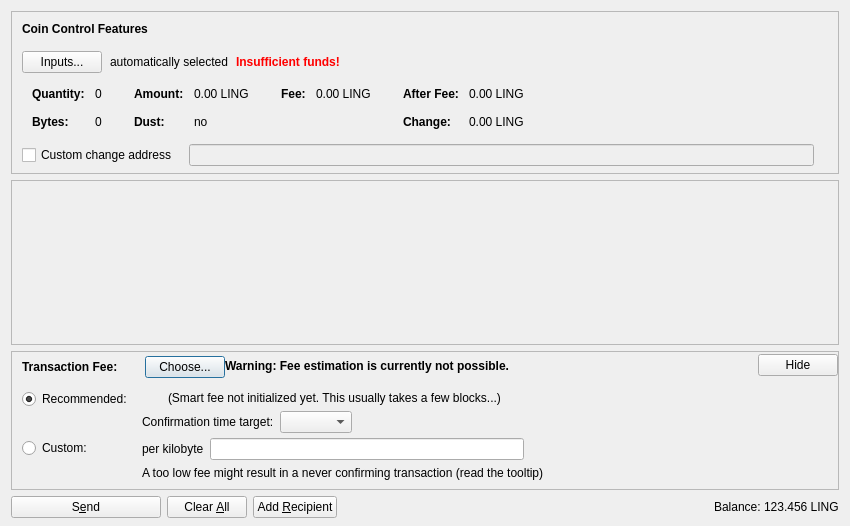
<?xml version="1.0" encoding="UTF-8"?>
<ui version="4.0">
 <class>SendCoinsDialog</class>
 <widget class="QDialog" name="SendCoinsDialog">
  <property name="geometry">
   <rect>
    <x>0</x>
    <y>0</y>
    <width>850</width>
    <height>526</height>
   </rect>
  </property>
  <property name="windowTitle">
   <string>Send Coins</string>
  </property>
  <layout class="QVBoxLayout" name="verticalLayout" stretch="0,1,0,0">
   <property name="bottomMargin">
    <number>8</number>
   </property>
   <item>
    <widget class="QFrame" name="frameCoinControl">
     <property name="sizePolicy">
      <sizepolicy hsizetype="Expanding" vsizetype="Expanding">
       <horstretch>0</horstretch>
       <verstretch>0</verstretch>
      </sizepolicy>
     </property>
     <property name="maximumSize">
      <size>
       <width>16777215</width>
       <height>16777215</height>
      </size>
     </property>
     <property name="frameShape">
      <enum>QFrame::StyledPanel</enum>
     </property>
     <property name="frameShadow">
      <enum>QFrame::Sunken</enum>
     </property>
     <layout class="QVBoxLayout" name="verticalLayoutCoinControl2">
      <property name="spacing">
       <number>0</number>
      </property>
      <property name="leftMargin">
       <number>0</number>
      </property>
      <property name="topMargin">
       <number>0</number>
      </property>
      <property name="rightMargin">
       <number>0</number>
      </property>
      <property name="bottomMargin">
       <number>6</number>
      </property>
      <item>
       <layout class="QVBoxLayout" name="verticalLayoutCoinControl" stretch="0,0,0,0,1">
        <property name="spacing">
         <number>0</number>
        </property>
        <property name="leftMargin">
         <number>10</number>
        </property>
        <property name="topMargin">
         <number>10</number>
        </property>
        <item>
         <layout class="QHBoxLayout" name="horizontalLayoutCoinControl1">
          <property name="bottomMargin">
           <number>15</number>
          </property>
          <item>
           <widget class="QLabel" name="labelCoinControlFeatures">
            <property name="sizePolicy">
             <sizepolicy hsizetype="Preferred" vsizetype="Maximum">
              <horstretch>0</horstretch>
              <verstretch>0</verstretch>
             </sizepolicy>
            </property>
            <property name="font">
             <font>
              <weight>75</weight>
              <bold>true</bold>
             </font>
            </property>
            <property name="styleSheet">
             <string notr="true">font-weight:bold;</string>
            </property>
            <property name="text">
             <string>Coin Control Features</string>
            </property>
           </widget>
          </item>
         </layout>
        </item>
        <item>
         <layout class="QHBoxLayout" name="horizontalLayoutCoinControl2" stretch="0,0,0,0">
          <property name="spacing">
           <number>8</number>
          </property>
          <property name="bottomMargin">
           <number>10</number>
          </property>
          <item>
           <widget class="QPushButton" name="pushButtonCoinControl">
            <property name="styleSheet">
             <string notr="true"/>
            </property>
            <property name="text">
             <string>Inputs...</string>
            </property>
            <property name="autoDefault">
             <bool>false</bool>
            </property>
           </widget>
          </item>
          <item>
           <widget class="QLabel" name="labelCoinControlAutomaticallySelected">
            <property name="text">
             <string>automatically selected</string>
            </property>
            <property name="margin">
             <number>5</number>
            </property>
           </widget>
          </item>
          <item>
           <widget class="QLabel" name="labelCoinControlInsuffFunds">
            <property name="font">
             <font>
              <weight>75</weight>
              <bold>true</bold>
             </font>
            </property>
            <property name="styleSheet">
             <string notr="true">color:red;font-weight:bold;</string>
            </property>
            <property name="text">
             <string>Insufficient funds!</string>
            </property>
            <property name="margin">
             <number>5</number>
            </property>
           </widget>
          </item>
          <item>
           <spacer name="horizontalSpacerCoinControl">
            <property name="orientation">
             <enum>Qt::Horizontal</enum>
            </property>
            <property name="sizeHint" stdset="0">
             <size>
              <width>40</width>
              <height>1</height>
             </size>
            </property>
           </spacer>
          </item>
         </layout>
        </item>
        <item>
         <widget class="QWidget" name="widgetCoinControl" native="true">
          <property name="sizePolicy">
           <sizepolicy hsizetype="Preferred" vsizetype="Preferred">
            <horstretch>0</horstretch>
            <verstretch>0</verstretch>
           </sizepolicy>
          </property>
          <property name="minimumSize">
           <size>
            <width>0</width>
            <height>0</height>
           </size>
          </property>
          <property name="styleSheet">
           <string notr="true"/>
          </property>
          <layout class="QHBoxLayout" name="horizontalLayoutCoinControl5">
           <property name="leftMargin">
            <number>0</number>
           </property>
           <property name="topMargin">
            <number>0</number>
           </property>
           <property name="rightMargin">
            <number>0</number>
           </property>
           <property name="bottomMargin">
            <number>0</number>
           </property>
           <item>
            <layout class="QHBoxLayout" name="horizontalLayoutCoinControl3" stretch="0,0,0,1">
             <property name="spacing">
              <number>20</number>
             </property>
             <property name="topMargin">
              <number>0</number>
             </property>
             <property name="bottomMargin">
              <number>10</number>
             </property>
             <item>
              <layout class="QFormLayout" name="formLayoutCoinControl1">
               <property name="horizontalSpacing">
                <number>10</number>
               </property>
               <property name="verticalSpacing">
                <number>14</number>
               </property>
               <property name="leftMargin">
                <number>10</number>
               </property>
               <property name="topMargin">
                <number>4</number>
               </property>
               <property name="rightMargin">
                <number>6</number>
               </property>
               <item row="0" column="0">
                <widget class="QLabel" name="labelCoinControlQuantityText">
                 <property name="font">
                  <font>
                   <weight>75</weight>
                   <bold>true</bold>
                  </font>
                 </property>
                 <property name="text">
                  <string>Quantity:</string>
                 </property>
                 <property name="margin">
                  <number>0</number>
                 </property>
                </widget>
               </item>
               <item row="0" column="1">
                <widget class="QLabel" name="labelCoinControlQuantity">
                 <property name="cursor">
                  <cursorShape>IBeamCursor</cursorShape>
                 </property>
                 <property name="contextMenuPolicy">
                  <enum>Qt::ActionsContextMenu</enum>
                 </property>
                 <property name="text">
                  <string notr="true">0</string>
                 </property>
                 <property name="margin">
                  <number>0</number>
                 </property>
                 <property name="textInteractionFlags">
                  <set>Qt::LinksAccessibleByMouse|Qt::TextSelectableByKeyboard|Qt::TextSelectableByMouse</set>
                 </property>
                </widget>
               </item>
               <item row="1" column="0">
                <widget class="QLabel" name="labelCoinControlBytesText">
                 <property name="font">
                  <font>
                   <weight>75</weight>
                   <bold>true</bold>
                  </font>
                 </property>
                 <property name="text">
                  <string>Bytes:</string>
                 </property>
                </widget>
               </item>
               <item row="1" column="1">
                <widget class="QLabel" name="labelCoinControlBytes">
                 <property name="cursor">
                  <cursorShape>IBeamCursor</cursorShape>
                 </property>
                 <property name="contextMenuPolicy">
                  <enum>Qt::ActionsContextMenu</enum>
                 </property>
                 <property name="text">
                  <string notr="true">0</string>
                 </property>
                 <property name="textInteractionFlags">
                  <set>Qt::LinksAccessibleByMouse|Qt::TextSelectableByKeyboard|Qt::TextSelectableByMouse</set>
                 </property>
                </widget>
               </item>
              </layout>
             </item>
             <item>
              <layout class="QFormLayout" name="formLayoutCoinControl2">
               <property name="horizontalSpacing">
                <number>10</number>
               </property>
               <property name="verticalSpacing">
                <number>14</number>
               </property>
               <property name="leftMargin">
                <number>6</number>
               </property>
               <property name="topMargin">
                <number>4</number>
               </property>
               <property name="rightMargin">
                <number>6</number>
               </property>
               <item row="0" column="0">
                <widget class="QLabel" name="labelCoinControlAmountText">
                 <property name="font">
                  <font>
                   <weight>75</weight>
                   <bold>true</bold>
                  </font>
                 </property>
                 <property name="text">
                  <string>Amount:</string>
                 </property>
                 <property name="margin">
                  <number>0</number>
                 </property>
                </widget>
               </item>
               <item row="0" column="1">
                <widget class="QLabel" name="labelCoinControlAmount">
                 <property name="cursor">
                  <cursorShape>IBeamCursor</cursorShape>
                 </property>
                 <property name="contextMenuPolicy">
                  <enum>Qt::ActionsContextMenu</enum>
                 </property>
                 <property name="text">
                  <string notr="true">0.00 LING</string>
                 </property>
                 <property name="textInteractionFlags">
                  <set>Qt::LinksAccessibleByMouse|Qt::TextSelectableByKeyboard|Qt::TextSelectableByMouse</set>
                 </property>
                </widget>
               </item>
               <item row="1" column="0">
                <widget class="QLabel" name="labelCoinControlLowOutputText">
                 <property name="font">
                  <font>
                   <weight>75</weight>
                   <bold>true</bold>
                  </font>
                 </property>
                 <property name="text">
                  <string>Dust:</string>
                 </property>
                </widget>
               </item>
               <item row="1" column="1">
                <widget class="QLabel" name="labelCoinControlLowOutput">
                 <property name="cursor">
                  <cursorShape>IBeamCursor</cursorShape>
                 </property>
                 <property name="contextMenuPolicy">
                  <enum>Qt::ActionsContextMenu</enum>
                 </property>
                 <property name="text">
                  <string notr="true">no</string>
                 </property>
                 <property name="textInteractionFlags">
                  <set>Qt::LinksAccessibleByMouse|Qt::TextSelectableByKeyboard|Qt::TextSelectableByMouse</set>
                 </property>
                </widget>
               </item>
              </layout>
             </item>
             <item>
              <layout class="QFormLayout" name="formLayoutCoinControl3">
               <property name="horizontalSpacing">
                <number>10</number>
               </property>
               <property name="verticalSpacing">
                <number>14</number>
               </property>
               <property name="leftMargin">
                <number>6</number>
               </property>
               <property name="topMargin">
                <number>4</number>
               </property>
               <property name="rightMargin">
                <number>6</number>
               </property>
               <item row="0" column="0">
                <widget class="QLabel" name="labelCoinControlFeeText">
                 <property name="font">
                  <font>
                   <weight>75</weight>
                   <bold>true</bold>
                  </font>
                 </property>
                 <property name="text">
                  <string>Fee:</string>
                 </property>
                 <property name="margin">
                  <number>0</number>
                 </property>
                </widget>
               </item>
               <item row="0" column="1">
                <widget class="QLabel" name="labelCoinControlFee">
                 <property name="cursor">
                  <cursorShape>IBeamCursor</cursorShape>
                 </property>
                 <property name="contextMenuPolicy">
                  <enum>Qt::ActionsContextMenu</enum>
                 </property>
                 <property name="text">
                  <string notr="true">0.00 LING</string>
                 </property>
                 <property name="textInteractionFlags">
                  <set>Qt::LinksAccessibleByMouse|Qt::TextSelectableByKeyboard|Qt::TextSelectableByMouse</set>
                 </property>
                </widget>
               </item>
              </layout>
             </item>
             <item>
              <layout class="QFormLayout" name="formLayoutCoinControl4">
               <property name="horizontalSpacing">
                <number>10</number>
               </property>
               <property name="verticalSpacing">
                <number>14</number>
               </property>
               <property name="leftMargin">
                <number>6</number>
               </property>
               <property name="topMargin">
                <number>4</number>
               </property>
               <property name="rightMargin">
                <number>6</number>
               </property>
               <item row="0" column="0">
                <widget class="QLabel" name="labelCoinControlAfterFeeText">
                 <property name="font">
                  <font>
                   <weight>75</weight>
                   <bold>true</bold>
                  </font>
                 </property>
                 <property name="text">
                  <string>After Fee:</string>
                 </property>
                 <property name="margin">
                  <number>0</number>
                 </property>
                </widget>
               </item>
               <item row="0" column="1">
                <widget class="QLabel" name="labelCoinControlAfterFee">
                 <property name="cursor">
                  <cursorShape>IBeamCursor</cursorShape>
                 </property>
                 <property name="contextMenuPolicy">
                  <enum>Qt::ActionsContextMenu</enum>
                 </property>
                 <property name="text">
                  <string notr="true">0.00 LING</string>
                 </property>
                 <property name="textInteractionFlags">
                  <set>Qt::LinksAccessibleByMouse|Qt::TextSelectableByKeyboard|Qt::TextSelectableByMouse</set>
                 </property>
                </widget>
               </item>
               <item row="1" column="0">
                <widget class="QLabel" name="labelCoinControlChangeText">
                 <property name="font">
                  <font>
                   <weight>75</weight>
                   <bold>true</bold>
                  </font>
                 </property>
                 <property name="text">
                  <string>Change:</string>
                 </property>
                </widget>
               </item>
               <item row="1" column="1">
                <widget class="QLabel" name="labelCoinControlChange">
                 <property name="cursor">
                  <cursorShape>IBeamCursor</cursorShape>
                 </property>
                 <property name="contextMenuPolicy">
                  <enum>Qt::ActionsContextMenu</enum>
                 </property>
                 <property name="text">
                  <string notr="true">0.00 LING</string>
                 </property>
                 <property name="textInteractionFlags">
                  <set>Qt::LinksAccessibleByMouse|Qt::TextSelectableByKeyboard|Qt::TextSelectableByMouse</set>
                 </property>
                </widget>
               </item>
              </layout>
             </item>
            </layout>
           </item>
          </layout>
         </widget>
        </item>
        <item>
         <layout class="QHBoxLayout" name="horizontalLayoutCoinControl4" stretch="0,0,0">
          <property name="spacing">
           <number>12</number>
          </property>
          <property name="sizeConstraint">
           <enum>QLayout::SetDefaultConstraint</enum>
          </property>
          <property name="topMargin">
           <number>5</number>
          </property>
          <property name="rightMargin">
           <number>5</number>
          </property>
          <item>
           <widget class="QCheckBox" name="checkBoxCoinControlChange">
            <property name="toolTip">
             <string>If this is activated, but the change address is empty or invalid, change will be sent to a newly generated address.</string>
            </property>
            <property name="text">
             <string>Custom change address</string>
            </property>
           </widget>
          </item>
          <item>
           <widget class="QValidatedLineEdit" name="lineEditCoinControlChange">
            <property name="enabled">
             <bool>false</bool>
            </property>
            <property name="sizePolicy">
             <sizepolicy hsizetype="Expanding" vsizetype="Fixed">
              <horstretch>0</horstretch>
              <verstretch>0</verstretch>
             </sizepolicy>
            </property>
           </widget>
          </item>
          <item>
           <widget class="QLabel" name="labelCoinControlChangeLabel">
            <property name="sizePolicy">
             <sizepolicy hsizetype="Preferred" vsizetype="Expanding">
              <horstretch>0</horstretch>
              <verstretch>0</verstretch>
             </sizepolicy>
            </property>
            <property name="minimumSize">
             <size>
              <width>0</width>
              <height>0</height>
             </size>
            </property>
            <property name="text">
             <string/>
            </property>
            <property name="margin">
             <number>3</number>
            </property>
           </widget>
          </item>
         </layout>
        </item>
        <item>
         <spacer name="verticalSpacerCoinControl">
          <property name="orientation">
           <enum>Qt::Vertical</enum>
          </property>
          <property name="sizeHint" stdset="0">
           <size>
            <width>800</width>
            <height>1</height>
           </size>
          </property>
         </spacer>
        </item>
       </layout>
      </item>
     </layout>
    </widget>
   </item>
   <item>
    <widget class="QScrollArea" name="scrollArea">
     <property name="widgetResizable">
      <bool>true</bool>
     </property>
     <widget class="QWidget" name="scrollAreaWidgetContents">
      <property name="geometry">
       <rect>
        <x>0</x>
        <y>0</y>
        <width>830</width>
        <height>104</height>
       </rect>
      </property>
      <layout class="QVBoxLayout" name="verticalLayout_2" stretch="0,1">
       <property name="leftMargin">
        <number>0</number>
       </property>
       <property name="topMargin">
        <number>0</number>
       </property>
       <property name="rightMargin">
        <number>0</number>
       </property>
       <property name="bottomMargin">
        <number>0</number>
       </property>
       <item>
        <layout class="QVBoxLayout" name="entries">
         <property name="spacing">
          <number>6</number>
         </property>
        </layout>
       </item>
       <item>
        <spacer name="verticalSpacer">
         <property name="orientation">
          <enum>Qt::Vertical</enum>
         </property>
         <property name="sizeHint" stdset="0">
          <size>
           <width>20</width>
           <height>40</height>
          </size>
         </property>
        </spacer>
       </item>
      </layout>
     </widget>
    </widget>
   </item>
   <item>
    <widget class="QFrame" name="frameFee">
     <property name="sizePolicy">
      <sizepolicy hsizetype="Expanding" vsizetype="Expanding">
       <horstretch>0</horstretch>
       <verstretch>0</verstretch>
      </sizepolicy>
     </property>
     <property name="maximumSize">
      <size>
       <width>16777215</width>
       <height>16777215</height>
      </size>
     </property>
     <property name="frameShape">
      <enum>QFrame::StyledPanel</enum>
     </property>
     <property name="frameShadow">
      <enum>QFrame::Sunken</enum>
     </property>
     <layout class="QVBoxLayout" name="verticalLayoutFee1">
      <property name="spacing">
       <number>0</number>
      </property>
      <property name="leftMargin">
       <number>0</number>
      </property>
      <property name="topMargin">
       <number>0</number>
      </property>
      <property name="rightMargin">
       <number>0</number>
      </property>
      <property name="bottomMargin">
       <number>0</number>
      </property>
      <item>
       <layout class="QVBoxLayout" name="verticalLayoutFee2" stretch="0,0,0">
        <property name="spacing">
         <number>0</number>
        </property>
        <property name="leftMargin">
         <number>10</number>
        </property>
        <property name="topMargin">
         <number>0</number>
        </property>
        <item>
         <layout class="QHBoxLayout" name="horizontalLayoutFee1">
          <property name="bottomMargin">
           <number>0</number>
          </property>
          <item>
           <layout class="QVBoxLayout" name="verticalLayoutFee7">
            <property name="spacing">
             <number>0</number>
            </property>
            <item>
             <spacer name="verticalSpacerSmartFee">
              <property name="orientation">
               <enum>Qt::Vertical</enum>
              </property>
              <property name="sizeType">
               <enum>QSizePolicy::Fixed</enum>
              </property>
              <property name="sizeHint" stdset="0">
               <size>
                <width>1</width>
                <height>4</height>
               </size>
              </property>
             </spacer>
            </item>
            <item>
             <layout class="QHBoxLayout" name="horizontalLayoutSmartFee">
              <property name="spacing">
               <number>10</number>
              </property>
              <item>
               <widget class="QLabel" name="labelFeeHeadline">
                <property name="sizePolicy">
                 <sizepolicy hsizetype="Preferred" vsizetype="Maximum">
                  <horstretch>0</horstretch>
                  <verstretch>0</verstretch>
                 </sizepolicy>
                </property>
                <property name="font">
                 <font>
                  <weight>75</weight>
                  <bold>true</bold>
                 </font>
                </property>
                <property name="styleSheet">
                 <string notr="true">font-weight:bold;</string>
                </property>
                <property name="text">
                 <string>Transaction Fee:</string>
                </property>
               </widget>
              </item>
              <item>
               <widget class="QLabel" name="labelFeeMinimized">
                <property name="text">
                 <string/>
                </property>
               </widget>
              </item>
              <item>
               <widget class="QPushButton" name="buttonChooseFee">
                <property name="text">
                 <string>Choose...</string>
                </property>
               </widget>
              </item>
             </layout>
            </item>
            <item>
             <spacer name="verticalSpacer_5">
              <property name="orientation">
               <enum>Qt::Vertical</enum>
              </property>
              <property name="sizeHint" stdset="0">
               <size>
                <width>1</width>
                <height>1</height>
               </size>
              </property>
             </spacer>
            </item>
           </layout>
          </item>
          <item>
           <widget class="QLabel" name="fallbackFeeWarningLabel">
            <property name="toolTip">
             <string>Using the fallbackfee can result in sending a transaction that will take several hours or days (or never) to confirm. Consider choosing your fee manually or wait until you have validated the complete chain.</string>
            </property>
            <property name="font">
            <font>
                <weight>75</weight>
                <bold>true</bold>
            </font>
            </property>
            <property name="text">
             <string>Warning: Fee estimation is currently not possible.</string>
            </property>
            <property name="wordWrap">
             <bool>false</bool>
            </property>
           </widget>
          </item>
          <item>
           <spacer name="horizontalSpacer_4">
            <property name="orientation">
             <enum>Qt::Horizontal</enum>
            </property>
            <property name="sizeType">
             <enum>QSizePolicy::MinimumExpanding</enum>
            </property>
            <property name="sizeHint" stdset="0">
             <size>
              <width>40</width>
              <height>20</height>
             </size>
            </property>
           </spacer>
          </item>
          <item>
           <widget class="QPushButton" name="buttonMinimizeFee">
            <property name="toolTip">
             <string>collapse fee-settings</string>
            </property>
            <property name="text">
             <string>Hide</string>
            </property>
           </widget>
          </item>
         </layout>
        </item>
        <item>
         <widget class="QFrame" name="frameFeeSelection">
          <layout class="QVBoxLayout" name="verticalLayoutFee12">
           <property name="spacing">
            <number>0</number>
           </property>
           <property name="leftMargin">
            <number>0</number>
           </property>
           <property name="topMargin">
            <number>0</number>
           </property>
           <property name="rightMargin">
            <number>0</number>
           </property>
           <property name="bottomMargin">
            <number>0</number>
           </property>
           <item>
            <layout class="QGridLayout" name="gridLayoutFee">
             <property name="topMargin">
              <number>10</number>
             </property>
             <property name="bottomMargin">
              <number>4</number>
             </property>
             <property name="horizontalSpacing">
              <number>10</number>
             </property>
             <property name="verticalSpacing">
              <number>4</number>
             </property>
             <item row="1" column="1">
              <layout class="QVBoxLayout" name="verticalLayoutFee8">
               <property name="spacing">
                <number>6</number>
               </property>
               <item>
                <layout class="QHBoxLayout" name="horizontalLayoutFee13">
                 <item>
                  <widget class="QLabel" name="labelCustomPerKilobyte">
                   <property name="toolTip">
                    <string>Specify a custom fee per kB (1,000 bytes) of the transaction's virtual size.

Note:  Since the fee is calculated on a per-byte basis, a fee of "100 satoshis per kB" for a transaction size of 500 bytes (half of 1 kB) would ultimately yield a fee of only 50 satoshis.</string>
                   </property>
                   <property name="text">
                    <string>per kilobyte</string>
                   </property>
                  </widget>
                 </item>
                 <item>
                  <widget class="BitcoinAmountField" name="customFee"/>
                 </item>
                 <item>
                  <spacer name="horizontalSpacer_6">
                   <property name="orientation">
                    <enum>Qt::Horizontal</enum>
                   </property>
                   <property name="sizeHint" stdset="0">
                    <size>
                     <width>1</width>
                     <height>1</height>
                    </size>
                   </property>
                  </spacer>
                 </item>
                </layout>
               </item>
               <item>
                <layout class="QHBoxLayout" name="horizontalLayoutFee8">
                 <item>
                  <widget class="QLabel" name="labelCustomFeeWarning">
                   <property name="enabled">
                    <bool>true</bool>
                   </property>
                   <property name="toolTip">
                    <string>When there is less transaction volume than space in the blocks, miners as well as relaying nodes may enforce a minimum fee. Paying only this minimum fee is just fine, but be aware that this can result in a never confirming transaction once there is more demand for lingcoin transactions than the network can process.</string>
                   </property>
                   <property name="text">
                    <string>A too low fee might result in a never confirming transaction (read the tooltip)</string>
                   </property>
                  </widget>
                 </item>
                 <item>
                  <spacer name="horizontalSpacer_2">
                   <property name="orientation">
                    <enum>Qt::Horizontal</enum>
                   </property>
                   <property name="sizeHint" stdset="0">
                    <size>
                     <width>1</width>
                     <height>1</height>
                    </size>
                   </property>
                  </spacer>
                 </item>
                </layout>
               </item>
              </layout>
             </item>
             <item row="0" column="0">
              <layout class="QVBoxLayout" name="verticalLayoutFee4" stretch="0,1">
               <item>
                <widget class="QRadioButton" name="radioSmartFee">
                 <property name="text">
                  <string>Recommended:</string>
                 </property>
                 <property name="checked">
                  <bool>true</bool>
                 </property>
                 <attribute name="buttonGroup">
                  <string notr="true">groupFee</string>
                 </attribute>
                </widget>
               </item>
               <item>
                <spacer name="verticalSpacer_2">
                 <property name="orientation">
                  <enum>Qt::Vertical</enum>
                 </property>
                 <property name="sizeHint" stdset="0">
                  <size>
                   <width>1</width>
                   <height>1</height>
                  </size>
                 </property>
                </spacer>
               </item>
              </layout>
             </item>
             <item row="1" column="0">
              <layout class="QVBoxLayout" name="verticalLayoutFee9" stretch="0,1">
               <item>
                <widget class="QRadioButton" name="radioCustomFee">
                 <property name="text">
                  <string>Custom:</string>
                 </property>
                 <attribute name="buttonGroup">
                  <string notr="true">groupFee</string>
                 </attribute>
                </widget>
               </item>
               <item>
                <spacer name="verticalSpacer_6">
                 <property name="orientation">
                  <enum>Qt::Vertical</enum>
                 </property>
                 <property name="sizeHint" stdset="0">
                  <size>
                   <width>1</width>
                   <height>1</height>
                  </size>
                 </property>
                </spacer>
               </item>
              </layout>
             </item>
             <item row="0" column="1">
              <layout class="QVBoxLayout" name="verticalLayoutFee3" stretch="0,0,1">
               <property name="spacing">
                <number>6</number>
               </property>
               <property name="topMargin">
                <number>2</number>
               </property>
               <item>
                <layout class="QHBoxLayout" name="horizontalLayoutFee12">
                 <item>
                  <widget class="QLabel" name="labelSmartFee">
                   <property name="text">
                    <string/>
                   </property>
                  </widget>
                 </item>
                 <item>
                  <widget class="QLabel" name="labelFeeEstimation">
                   <property name="text">
                    <string/>
                   </property>
                  </widget>
                 </item>
                 <item>
                  <widget class="QLabel" name="labelSmartFee2">
                   <property name="text">
                    <string>(Smart fee not initialized yet. This usually takes a few blocks...)</string>
                   </property>
                  </widget>
                 </item>
                 <item>
                  <spacer name="horizontalSpacer_5">
                   <property name="orientation">
                    <enum>Qt::Horizontal</enum>
                   </property>
                   <property name="sizeHint" stdset="0">
                    <size>
                     <width>1</width>
                     <height>1</height>
                    </size>
                   </property>
                  </spacer>
                 </item>
                </layout>
               </item>
               <item>
                <layout class="QHBoxLayout" name="horizontalLayoutFee9">
                 <item>
                  <layout class="QVBoxLayout" name="verticalLayoutFee6">
                   <item>
                    <widget class="QLabel" name="labelSmartFee3">
                     <property name="text">
                      <string>Confirmation time target:</string>
                     </property>
                    </widget>
                   </item>
                  </layout>
                 </item>
                 <item>
                  <layout class="QVBoxLayout" name="verticalLayoutFee5">
                   <property name="rightMargin">
                    <number>30</number>
                   </property>
                   <item>
                    <layout class="QHBoxLayout" name="horizontalLayoutConfTarget">
                     <property name="bottomMargin">
                      <number>0</number>
                     </property>
                     <item>
                      <widget class="QComboBox" name="confTargetSelector"/>
                     </item>
                     <item>
                      <spacer name="horizontalSpacerConfTarget">
                       <property name="orientation">
                        <enum>Qt::Horizontal</enum>
                       </property>
                       <property name="sizeHint" stdset="0">
                        <size>
                         <width>40</width>
                         <height>20</height>
                        </size>
                       </property>
                      </spacer>
                     </item>
                    </layout>
                   </item>
                  </layout>
                 </item>
                </layout>
               </item>
               <item>
                <spacer name="verticalSpacer_4">
                 <property name="orientation">
                  <enum>Qt::Vertical</enum>
                 </property>
                 <property name="sizeHint" stdset="0">
                  <size>
                   <width>1</width>
                   <height>1</height>
                  </size>
                 </property>
                </spacer>
               </item>
              </layout>
             </item>
            </layout>
           </item>
          </layout>
         </widget>
        </item>
        <item>
         <spacer name="verticalSpacerFee">
          <property name="orientation">
           <enum>Qt::Vertical</enum>
          </property>
          <property name="sizeHint" stdset="0">
           <size>
            <width>40</width>
            <height>5</height>
           </size>
          </property>
         </spacer>
        </item>
       </layout>
      </item>
     </layout>
    </widget>
   </item>
   <item>
    <layout class="QHBoxLayout" name="horizontalLayout">
     <item>
      <widget class="QPushButton" name="sendButton">
       <property name="minimumSize">
        <size>
         <width>150</width>
         <height>0</height>
        </size>
       </property>
       <property name="toolTip">
        <string>Confirm the send action</string>
       </property>
       <property name="text">
        <string>S&amp;end</string>
       </property>
       <property name="icon">
        <iconset resource="../bitcoin.qrc">
         <normaloff>:/icons/send</normaloff>:/icons/send</iconset>
       </property>
       <property name="autoDefault">
        <bool>false</bool>
       </property>
       <property name="default">
        <bool>false</bool>
       </property>
      </widget>
     </item>
     <item>
      <widget class="QPushButton" name="clearButton">
       <property name="sizePolicy">
        <sizepolicy hsizetype="Minimum" vsizetype="Fixed">
         <horstretch>0</horstretch>
         <verstretch>0</verstretch>
        </sizepolicy>
       </property>
       <property name="toolTip">
        <string>Clear all fields of the form.</string>
       </property>
       <property name="text">
        <string>Clear &amp;All</string>
       </property>
       <property name="icon">
        <iconset resource="../bitcoin.qrc">
         <normaloff>:/icons/remove</normaloff>:/icons/remove</iconset>
       </property>
       <property name="autoDefault">
        <bool>false</bool>
       </property>
      </widget>
     </item>
     <item>
      <widget class="QPushButton" name="addButton">
       <property name="toolTip">
        <string>Send to multiple recipients at once</string>
       </property>
       <property name="text">
        <string>Add &amp;Recipient</string>
       </property>
       <property name="icon">
        <iconset resource="../bitcoin.qrc">
         <normaloff>:/icons/add</normaloff>:/icons/add</iconset>
       </property>
       <property name="autoDefault">
        <bool>false</bool>
       </property>
      </widget>
     </item>
     <item>
      <spacer name="horizontalSpacer">
       <property name="orientation">
        <enum>Qt::Horizontal</enum>
       </property>
       <property name="sizeHint" stdset="0">
        <size>
         <width>40</width>
         <height>20</height>
        </size>
       </property>
      </spacer>
     </item>
     <item>
      <layout class="QHBoxLayout" name="horizontalLayout_2">
       <property name="spacing">
        <number>3</number>
       </property>
       <item>
        <widget class="QLabel" name="label">
         <property name="sizePolicy">
          <sizepolicy hsizetype="Preferred" vsizetype="Fixed">
           <horstretch>0</horstretch>
           <verstretch>0</verstretch>
          </sizepolicy>
         </property>
         <property name="text">
          <string>Balance:</string>
         </property>
        </widget>
       </item>
       <item>
        <widget class="QLabel" name="labelBalance">
         <property name="sizePolicy">
          <sizepolicy hsizetype="Preferred" vsizetype="Fixed">
           <horstretch>0</horstretch>
           <verstretch>0</verstretch>
          </sizepolicy>
         </property>
         <property name="cursor">
          <cursorShape>IBeamCursor</cursorShape>
         </property>
         <property name="text">
          <string notr="true">123.456 LING</string>
         </property>
         <property name="textInteractionFlags">
          <set>Qt::LinksAccessibleByMouse|Qt::TextSelectableByKeyboard|Qt::TextSelectableByMouse</set>
         </property>
        </widget>
       </item>
      </layout>
     </item>
    </layout>
   </item>
  </layout>
 </widget>
 <customwidgets>
  <customwidget>
   <class>QValidatedLineEdit</class>
   <extends>QLineEdit</extends>
   <header>qt/qvalidatedlineedit.h</header>
  </customwidget>
  <customwidget>
   <class>BitcoinAmountField</class>
   <extends>QLineEdit</extends>
   <header>qt/bitcoinamountfield.h</header>
   <container>1</container>
  </customwidget>
 </customwidgets>
 <resources>
  <include location="../bitcoin.qrc"/>
 </resources>
 <connections/>
 <buttongroups>
  <buttongroup name="groupFee"/>
 </buttongroups>
</ui>
